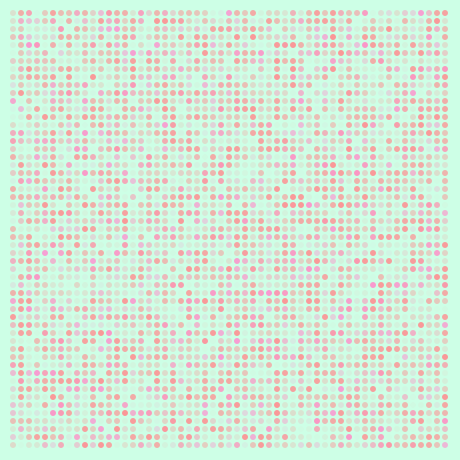
Frame 1 (no input)
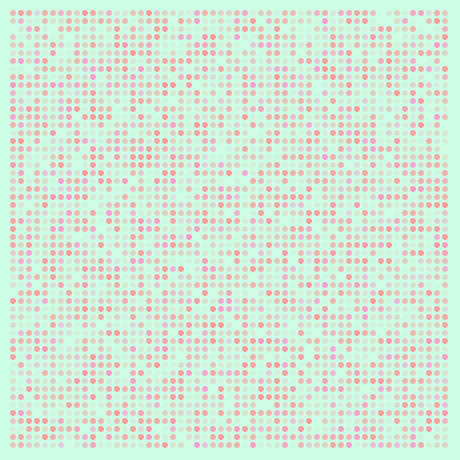
Frame 60 (the mouse pressed at the canvas centre just before this capture)
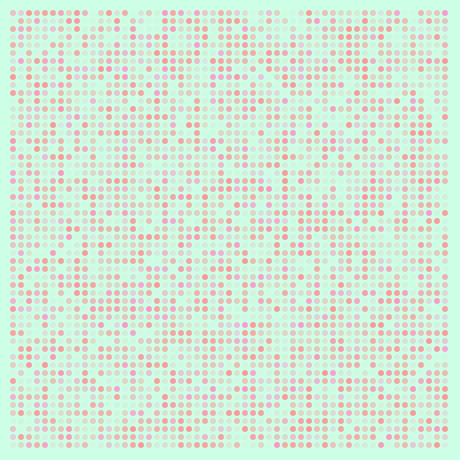
Frame 120 (the mouse held since frame 60 and released just before this capture)

The Processing sketch that drew these frames (run headless with seeded random() and noise(); from frame 60 on, the mouse is pressed at the canvas centre):

// Processing sketch: processing_166722
// ── processing_166722.pde

int x = 0;
int y = 0;

void setup() {
  size(460, 460);
  frameRate(3);
  colorMode(HSB);
}

void draw() {
  background(107,50,300);
  noStroke();
  
  

  for (x = 13; x < 450; x=x+8) {
    for (y = 13; y < 450; y=y+8) {
      fill(random(230, 280), 100, 250, random(10,255));  
      ellipse(x, y, 6, 6);
    }
  }
 
}
